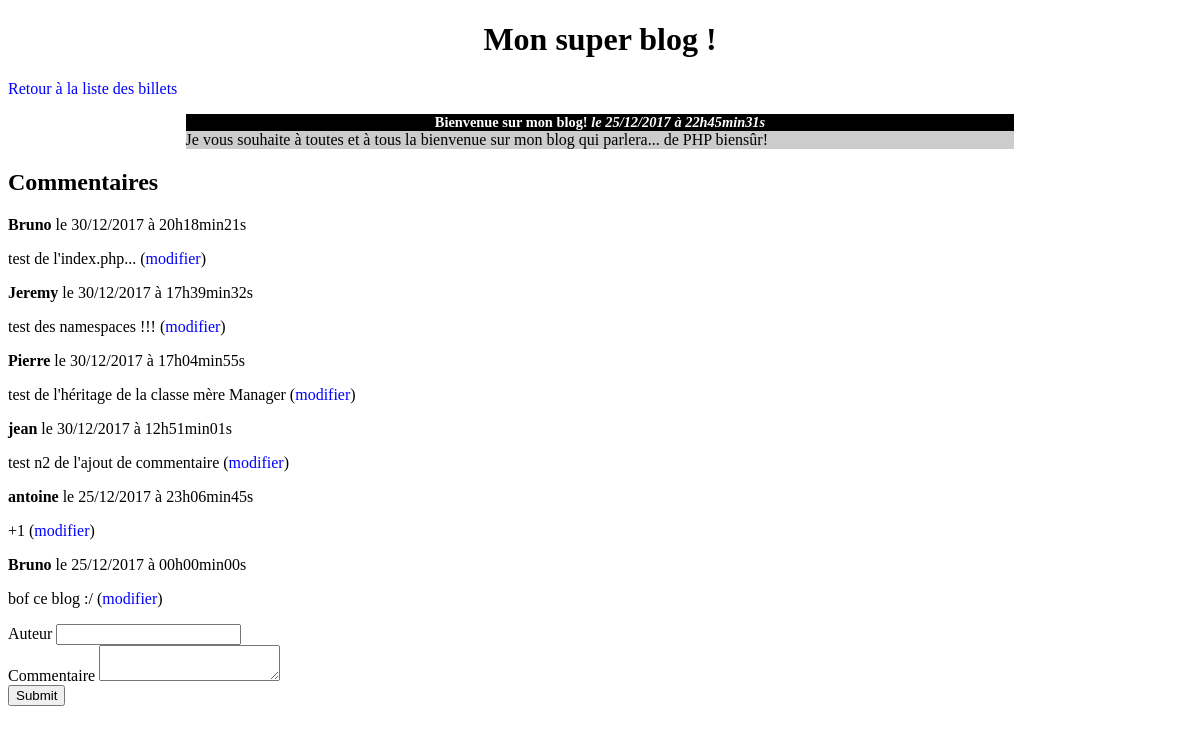
Page /index.php?action=post&id=1 on the committed database.
### tables this page shows
CREATE TABLE IF NOT EXISTS `posts` (
  `id` int(11) NOT NULL AUTO_INCREMENT,
  `title` varchar(255) NOT NULL,
  `content` text NOT NULL,
  `creation_date` datetime NOT NULL,
  PRIMARY KEY (`id`)
);

CREATE TABLE IF NOT EXISTS `comments` (
  `id` int(11) NOT NULL AUTO_INCREMENT,
  `post_id` int(11) NOT NULL,
  `author` varchar(255) NOT NULL,
  `comment` text NOT NULL,
  `comment_date` datetime NOT NULL,
  PRIMARY KEY (`id`)
);

### controler/frontend.php (called while the page is built, shortened)
<?php
require_once('model/PostManager.php');
require_once('model/CommentManager.php');
function post()
{
    $postManager = new \Bruno\Blog\Model\PostManager();
    $commentManager = new \Bruno\Blog\Model\CommentManager();
    $post = $postManager->getPost($_GET['id']);
    $comments = $commentManager->getComments($_GET['id']);
    require('view/frontend/postView.php');
}

### model/PostManager.php (called while the page is built, shortened)
<?php
class PostManager extends Manager
{
    public function getPost($postId)
    {
        $db = $this->dbConnect();
        $req = $db->prepare('SELECT id, title, content, DATE_FORMAT(creation_date, \'%d/%m/%Y à %Hh%imin%ss\') AS creation_date_fr FROM posts WHERE id = ?');
        $req->execute(array($postId));
        $post = $req->fetch();
        return $post;
    }
}

### model/CommentManager.php (called while the page is built, shortened)
<?php
class CommentManager extends Manager
{
	public function getComments($postId)
	{
    $db = $this->dbConnect();
    $comments = $db->prepare('SELECT id, author, comment, DATE_FORMAT(comment_date, \'%d/%m/%Y à %Hh%imin%ss\') AS comment_date_fr FROM comments WHERE post_id = ? ORDER BY comment_date DESC');
    $comments->execute(array($postId));
    return $comments;
	}
}

### view/frontend/postView.php (the view, shortened to what this page needs)
<h1>Mon super blog !</h1>
<p><a href="index.php">Retour à la liste des billets</a></p>
<div class="news">
    <h3>
        <?= htmlspecialchars($post['title']) ?>
        <em>le <?= $post['creation_date_fr'] ?></em>
    </h3>
    <p>
        <?= nl2br(htmlspecialchars($post['content'])) ?>
    </p>
</div>
<h2>Commentaires</h2>
<?php
while ($comment = $comments->fetch())
{
?>
    <p><strong><?= htmlspecialchars($comment['author']) ?></strong> le <?= $comment['comment_date_fr'] ?></p>
    <p><?= nl2br(htmlspecialchars($comment['comment'])) ?> (<a href="index.php?action=modifyComment&amp;id=<?= $post['id']?>&amp;comment=<?=$comment['comment']?>">modifier</a>)</p>
<?php
}
?>
<form action= "index.php?action=addComment&amp;id=<?= $post['id'] ?>" method="post">
	<div>
		<label for="author">Auteur</label>
		<input type="text" id="author" name="author"/>
	</div>
	<div>
		<label for="comment">Commentaire</label>
		<textarea id="comment" name="comment"></textarea>
	</div>
	<div>
		<input type="submit" />
	</div>
</form>
<?php $content = ob_get_clean(); ?>
<?php require('template.php'); ?>

### index.php (shortened to what this page needs)
<?php
require('controler/frontend.php');
try {
	if(isset($_GET['action'])) {
		if($_GET['action']== 'listPosts') {
			listPosts();
		}
		elseif($_GET['action'] == 'post') {
			if(isset($_GET['id']) && $_GET['id']>0) {
				post();
			}
			else {
				throw new Exception('Aucun identifiant de billet envoyé');
			}
		}
		elseif($_GET['action'] == 'modifyComment'){
			modifyComment($_GET['id']);
		}
		elseif($_GET['action'] == 'updateComment'){
			updateComment($_GET['id'], $_GET['comment'],$_POST['modified_comment']);
		}
	}
	else {
		listPosts();
	}
}
catch (Exception $e) {
	echo 'Erreur : '.$e->getMessage();
}

### view/frontend/template.php (shortened to what this page needs)
<!DOCTYPE html>
<html>
	<head>
		<link href="public/css/style.css" rel="stylesheet"/>
	</head>
	<body>
		<?= $content ?>
	</body>
</html>

### public/css/style.css (style rules this page uses)
h1, h3 { text-align:center; }
h3 { background-color:black; color:white; font-size:0.9em; margin-bottom:0px; }
.news p { background-color:#CCCCCC; margin-top:0px; }
.news { width:70%; margin:auto; }
a { text-decoration: none; color: blue; }

### rows in the picture
posts: title "Bienvenue sur mon blog!", content "Je vous souhaite à toutes et à tous la bienvenue sur mon blog qui parlera... de PHP biensûr!"
comments: author "Bruno", comment_date_fr "30/12/2017 à 20h18min21s", comment "test de l'index.php..."
comments: author "Jeremy", comment_date_fr "30/12/2017 à 17h39min32s", comment "test des namespaces !!!"
comments: author "Pierre", comment_date_fr "30/12/2017 à 17h04min55s", comment "test de l'héritage de la classe mère Manager"
comments: author "jean", comment_date_fr "30/12/2017 à 12h51min01s", comment "test n2 de l'ajout de commentaire"
comments: author "antoine", comment_date_fr "25/12/2017 à 23h06min45s", comment "+1"
comments: author "Bruno", comment_date_fr "25/12/2017 à 00h00min00s", comment "bof ce blog :/"

### other values in the picture
$post['creation_date_fr'] "25/12/2017 à 22h45min31s"
